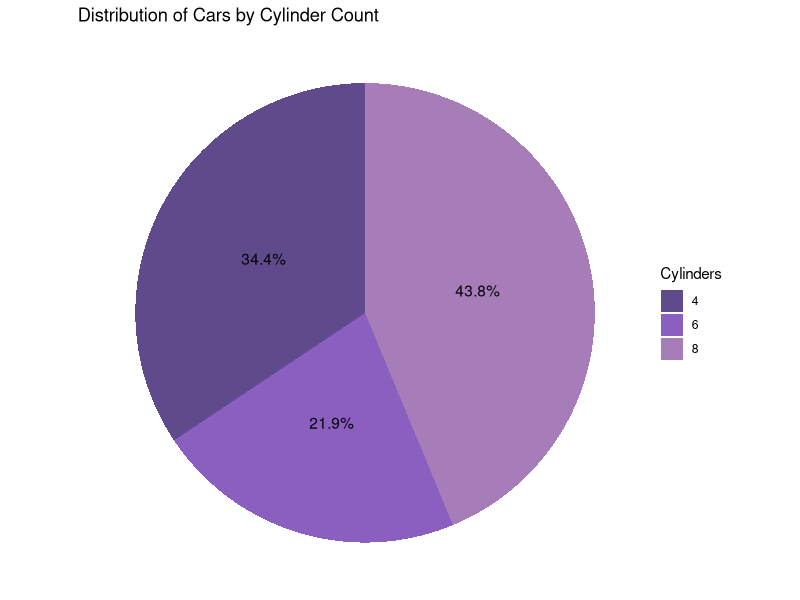
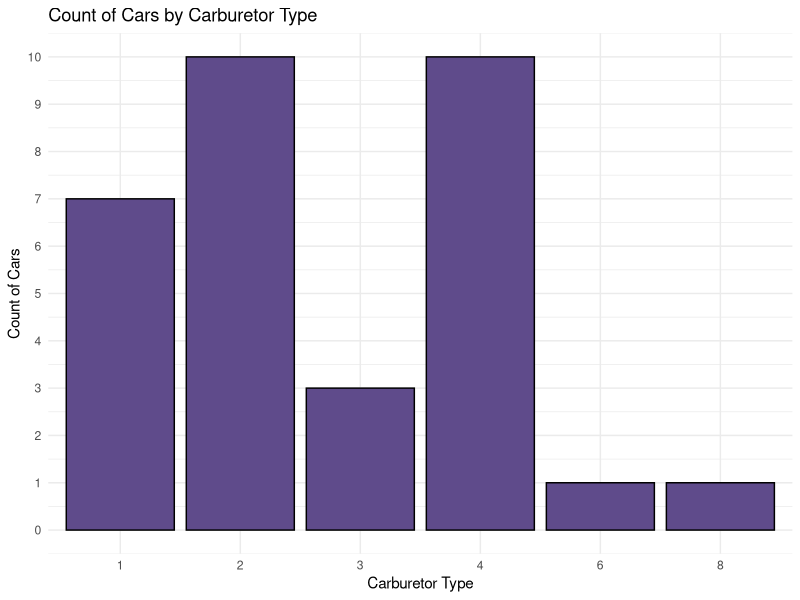
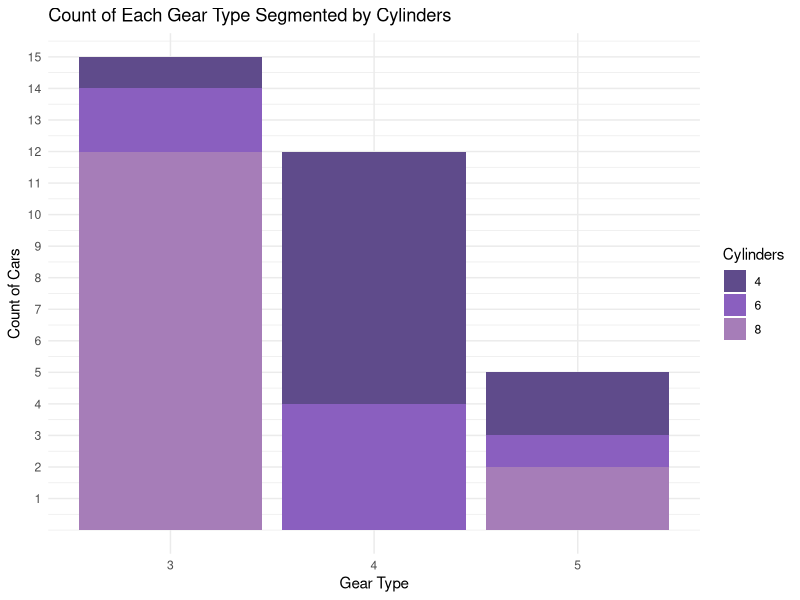
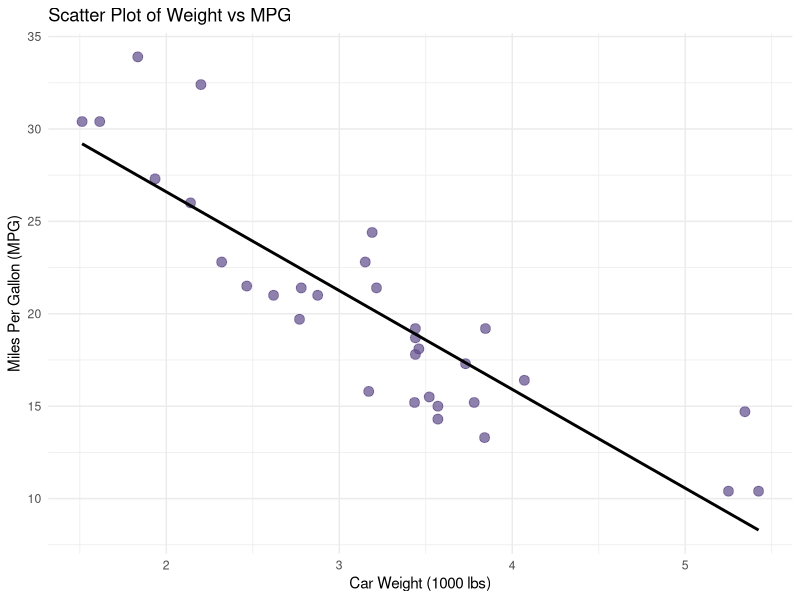
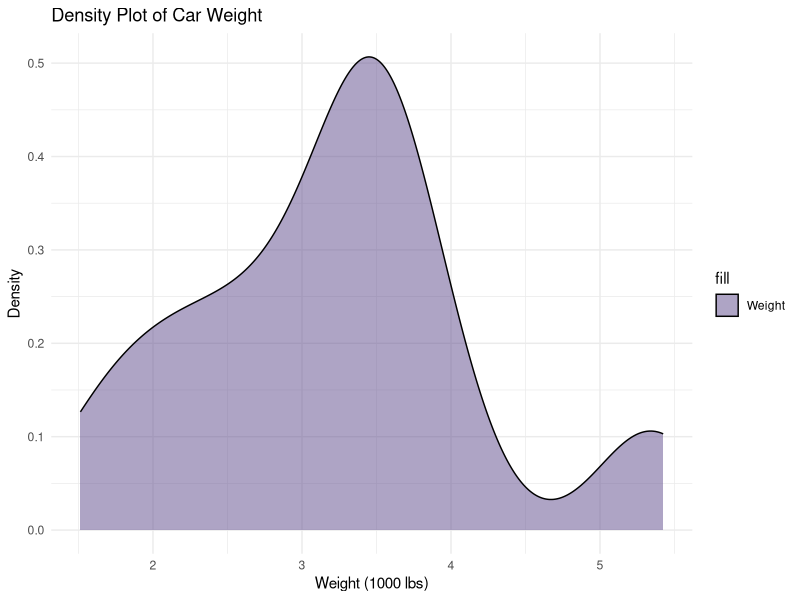
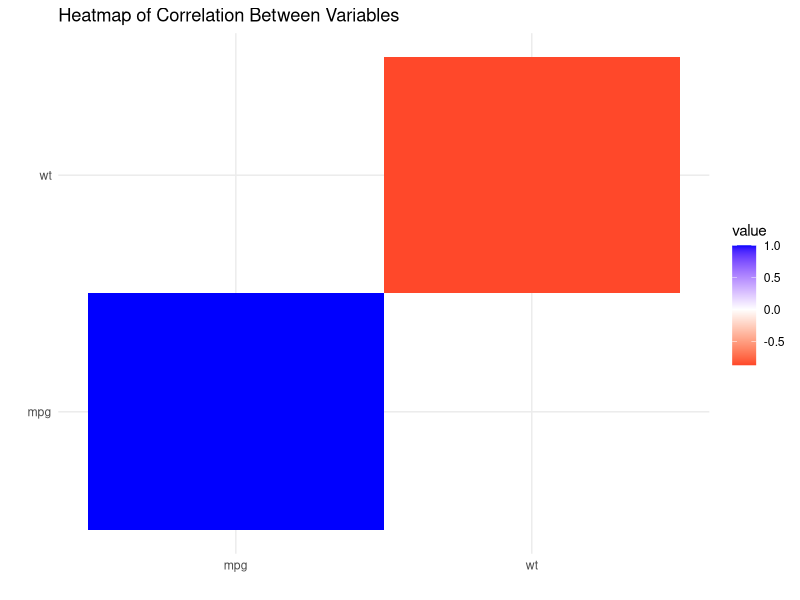
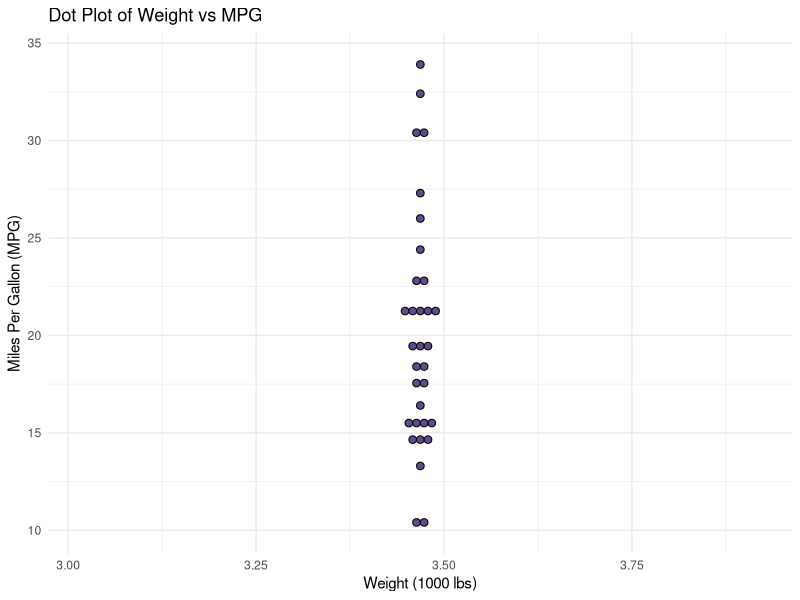
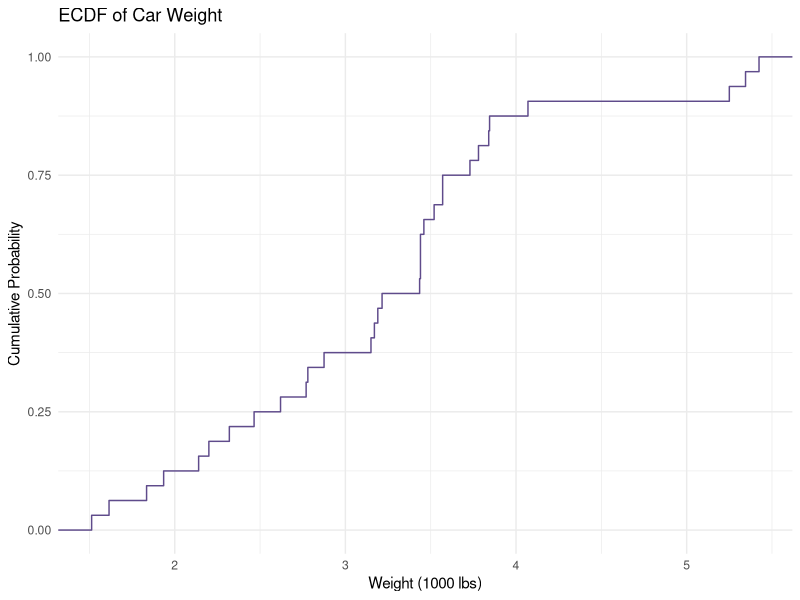

Generate these figures, in order, with R:
## ---- chunk 1
# Load necessary libraries
library(ggplot2)
library(dplyr)
library(tidyr)
# 1. Read the Data
data(mtcars)
data(iris)

## ---- chunk 2
# pie chart cyl and cars
# Count the number of cars per cylinder category
cyl_data <- mtcars %>%
  count(cyl) %>%
  mutate(perc = round(n / sum(n) * 100, 1))


# Create the Pie Chart
ggplot(cyl_data, aes(x = "", y = n, fill = factor(cyl))) +
  geom_bar(stat = "identity", width = 1) +
  coord_polar(theta = "y") + 
  theme_void() +
  labs(title = "Distribution of Cars by Cylinder Count", fill = "Cylinders") +
  geom_text(aes(label = paste0(perc, "%")), position = position_stack(vjust = 0.5)) +
  scale_fill_manual(values = c("#5F4B8B", "#8A5FBF", "#A67DB8"))
## ---- chunk 3
# bar plot carb and mtcars
# Count the number of cars per carburetor type
carb_data <- count(mtcars, carb)

# Create bar plot with a single purple color
ggplot(carb_data, aes(x = factor(carb), y = n)) +
  geom_bar(stat = "identity", fill = "#5F4B8B", color = "black") +
  scale_y_continuous(breaks = seq(0, max(carb_data$n), by = 1)) +
  labs(title = "Count of Cars by Carburetor Type",
       x = "Carburetor Type",
       y = "Count of Cars") +
  theme_minimal()

## ---- chunk 4
# stacked bar chart presenting 3 different features
# Count the number of cars per gear and cylinder combination
gear_cyl_data <- mtcars %>%
  count(gear, cyl)

# Create stacked bar plot
ggplot(gear_cyl_data, aes(x = factor(gear), y = n, fill = factor(cyl))) +
  geom_bar(stat = "identity") +
  scale_y_continuous(breaks = seq(1, 15, by = 1)) +
  scale_fill_manual(values = c("#5F4B8B", "#8A5FBF", "#A67DB8")) +
  labs(title = "Count of Each Gear Type Segmented by Cylinders",
       x = "Gear Type",
       y = "Count of Cars",
       fill = "Cylinders") +
  theme_minimal()


## ---- chunk 5
# scatter plot to present the correlation 
# Create scatter plot
ggplot(mtcars, aes(x = wt, y = mpg)) +
  geom_point(color = "#5F4B8B", size = 3, alpha = 0.7) +
  geom_smooth(method = "lm", color = "black", se = FALSE) +
  labs(title = "Scatter Plot of Weight vs MPG",
       x = "Car Weight (1000 lbs)",
       y = "Miles Per Gallon (MPG)") +
  theme_minimal()

## ---- chunk 6

ggplot(mtcars, aes(x = wt, fill = "Weight")) +
  geom_density(alpha = 0.5, color = "black") +
  labs(title = "Density Plot of Car Weight", x = "Weight (1000 lbs)", y = "Density") +
  theme_minimal() +
  scale_fill_manual(values = "#5F4B8B")

## ---- chunk 7
# Compute correlation matrix
cor_matrix <- cor(mtcars[, c("wt", "mpg")])

# Convert matrix to a tidy format
cor_data <- as.data.frame(cor_matrix) %>%
  pivot_longer(cols = everything(), names_to = "Var2", values_to = "value") %>%
  mutate(Var1 = rep(rownames(cor_matrix), times = ncol(cor_matrix)))

# Create the heatmap
ggplot(cor_data, aes(x = Var1, y = Var2, fill = value)) +
  geom_tile() +
  scale_fill_gradient2(low = "red", mid = "white", high = "blue", midpoint = 0) +
  labs(title = "Heatmap of Correlation Between Variables", x = "", y = "") +
  theme_minimal()

## ---- chunk 8
# Dot Plot is the best choice, because it is showing some relations and the clusters and it does represent valuable insights.
ggplot(mtcars, aes(x = wt, y = mpg)) +
  geom_dotplot(binaxis = 'y', stackdir = 'center', dotsize = 0.5, fill = "#5F4B8B") +
  labs(title = "Dot Plot of Weight vs MPG",
       x = "Weight (1000 lbs)",
       y = "Miles Per Gallon (MPG)") +
  theme_minimal()

## ---- chunk 9
ggplot(mtcars, aes(x = wt)) +
  stat_ecdf(geom = "step", color = "#5F4B8B") +
  labs(title = "ECDF of Car Weight",
       x = "Weight (1000 lbs)",
       y = "Cumulative Probability") +
  theme_minimal()

## ---- chunk 10
ggplot(mtcars, aes(sample = wt)) +
  geom_qq(color = "#5F4B8B") +
  geom_qq_line() +
  labs(title = "Q-Q Plot for Car Weight",
       x = "Theoretical Quantiles",
       y = "Sample Quantiles") +
  theme_minimal()

## ---- chunk 11

# showing the outliers and the distribution at the same time
# Create a violin plot for Sepal Length across Species
ggplot(iris, aes(x = Species, y = Sepal.Length, fill = Species)) +
  geom_violin(trim = FALSE, alpha = 0.7) +
  scale_fill_manual(values = c("#5F4B8B", "#8A5FBF", "#A67DB8")) +
  labs(title = "Violin Plot of Sepal Length Across Species",
       x = "Species",
       y = "Sepal Length (cm)",
       fill = "Species") +
  theme_minimal()
